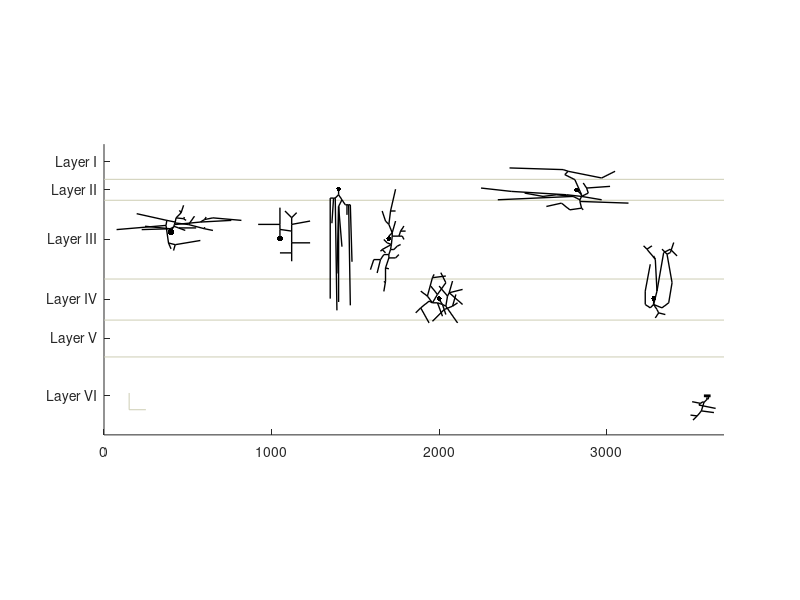

Reproduce this figure in MATLAB.

figure
daspect([1 1 1])
axis([0, 3700, 0, 1735])
hold all

set(gca, 'YTick', [233, 576, 808, 1166, 1463, 1631])
set(gca, 'YTickLabel', {'Layer VI', 'Layer V', 'Layer IV', 'Layer III', 'Layer II', 'Layer I'})

line([1 3700], [465, 465], [0 0], 'Color', [205/255, 205/255, 180/255])
line([1 3700], [685, 685], [0 0], 'Color', [205/255, 205/255, 180/255])
line([1 3700], [930, 930], [0 0], 'Color', [205/255, 205/255, 180/255])
line([1 3700], [1400, 1400], [0 0], 'Color', [205/255, 205/255, 180/255])
line([1 3700], [1525, 1525], [0 0], 'Color', [205/255, 205/255, 180/255])

line([150 250], [150, 150], [0 0], 'Color', [205/255, 205/255, 180/255])
line([150 150], [150, 250], [0 0], 'Color', [205/255, 205/255, 180/255])
x1=400;
y1=1200;
plot3(0+x1, 10+y1, 0, 'k.', 'MarkerSize',15)
line([0+x1 15+x1], [20+y1 40+y1], [0 0], 'LineWidth',1, 'Color', 'k')
line([15+x1 17+x1], [40+y1 45+y1], [0 0], 'LineWidth',1, 'Color', 'k')
line([17+x1 20+x1], [45+y1 55+y1], [0 0], 'LineWidth',1, 'Color', 'k')
line([20+x1 23+x1], [55+y1 65+y1], [0 0], 'LineWidth',1, 'Color', 'k')
line([23+x1 25+x1], [65+y1 70+y1], [0 0], 'LineWidth',1, 'Color', 'k')
line([25+x1 30+x1], [70+y1 95+y1], [0 0], 'LineWidth',1, 'Color', 'k')
line([30+x1 60+x1], [95+y1 125+y1], [0 0], 'LineWidth',1, 'Color', 'k')
line([60+x1 75+x1], [125+y1 170+y1], [0 0], 'LineWidth',1, 'Color', 'k')
line([60+x1 50+x1], [125+y1 140+y1], [0 0], 'LineWidth',1, 'Color', 'k')
line([30+x1 75+x1], [95+y1 90+y1], [0 0], 'LineWidth',1, 'Color', 'k')
line([75+x1 80+x1], [90+y1 100+y1], [0 0], 'LineWidth',1, 'Color', 'k')
line([75+x1 90+x1], [90+y1 80+y1], [0 0], 'LineWidth',1, 'Color', 'k')
line([23+x1 105+x1], [65+y1 55+y1], [0 0], 'LineWidth',1, 'Color', 'k')
line([105+x1 140+x1], [55+y1 105+y1], [0 0], 'LineWidth',1, 'Color', 'k')
line([105+x1 200+x1], [55+y1 30+y1], [0 0], 'LineWidth',1, 'Color', 'k')
line([200+x1 200+x1], [30+y1 40+y1], [0 0], 'LineWidth',1, 'Color', 'k')
line([200+x1 250+x1], [30+y1 20+y1], [0 0], 'LineWidth',1, 'Color', 'k')
line([20+x1 175+x1], [55+y1 70+y1], [0 0], 'LineWidth',1, 'Color', 'k')
line([175+x1 200+x1], [70+y1 85+y1], [0 0], 'LineWidth',1, 'Color', 'k')
line([200+x1 210+x1], [85+y1 100+y1], [0 0], 'LineWidth',1, 'Color', 'k')
line([200+x1 250+x1], [85+y1 95+y1], [0 0], 'LineWidth',1, 'Color', 'k')
line([250+x1 420+x1], [95+y1 80+y1], [0 0], 'LineWidth',1, 'Color', 'k')
line([175+x1 360+x1], [70+y1 80+y1], [0 0], 'LineWidth',1, 'Color', 'k')
line([17+x1 45+x1], [45+y1 35+y1], [0 0], 'LineWidth',1, 'Color', 'k')
line([45+x1 150+x1], [35+y1 35+y1], [0 0], 'LineWidth',1, 'Color', 'k')
line([45+x1 85+x1], [35+y1 20+y1], [0 0], 'LineWidth',1, 'Color', 'k')
line([15+x1 -5+x1], [40+y1 30+y1], [0 0], 'LineWidth',1, 'Color', 'k')
line([-5+x1 -175+x1], [30+y1 25+y1], [0 0], 'LineWidth',1, 'Color', 'k')
line([-5+x1 -155+x1], [30+y1 45+y1], [0 0], 'LineWidth',1, 'Color', 'k')
line([25+x1 -25+x1], [70+y1 80+y1], [0 0], 'LineWidth',1, 'Color', 'k')
line([-25+x1 -205+x1], [80+y1 120+y1], [0 0], 'LineWidth',1, 'Color', 'k')
line([-25+x1 -30+x1], [80+y1 50+y1], [0 0], 'LineWidth',1, 'Color', 'k')
line([-30+x1 -325+x1], [50+y1 25+y1], [0 0], 'LineWidth',1, 'Color', 'k')
line([-30+x1 -15+x1], [50+y1 -55+y1], [0 0], 'LineWidth',1, 'Color', 'k')
line([-15+x1 25+x1], [-55+y1 -65+y1], [0 0], 'LineWidth',1, 'Color', 'k')
line([25+x1 15+x1], [-65+y1 -100+y1], [0 0], 'LineWidth',1, 'Color', 'k')
line([-15+x1 0+x1], [-55+y1 -90+y1], [0 0], 'LineWidth',1, 'Color', 'k')
line([25+x1 175+x1], [-65+y1 -40+y1], [0 0], 'LineWidth', 1, 'Color', 'k')
drawnow

x2=1050;
y2=1166;
% figure
% hold on
plot(0+x2, 6+y2, 'k.', 'MarkerSize', 14)
line([0+x2 0+x2], [0+y2 60+y2], [0 0], 'LineWidth', 1, 'Color', 'k')
line([0+x2 0+x2], [60+y2 90+y2], [0 0], 'LineWidth', 1, 'Color', 'k')
line([0+x2 0+x2], [90+y2 190+y2], [0 0], 'LineWidth', 1, 'Color', 'k')
line([0+x2 -130+x2], [90+y2 90+y2], [0 0], 'LineWidth', 1, 'Color', 'k')
line([0+x2 70+x2], [60+y2 50+y2], [0 0], 'LineWidth', 1, 'Color', 'k')
line([70+x2 70+x2], [50+y2 90+y2], [0 0], 'LineWidth', 1, 'Color', 'k')
line([70+x2 70+x2], [90+y2 130+y2], [0 0], 'LineWidth', 1, 'Color', 'k')
line([70+x2 30+x2], [130+y2 170+y2], [0 0], 'LineWidth', 1, 'Color', 'k')
line([70+x2 100+x2], [130+y2 160+y2], [0 0], 'LineWidth', 1, 'Color', 'k')
line([70+x2 180+x2], [90+y2 110+y2], [0 0], 'LineWidth', 1, 'Color', 'k')
line([70+x2 70+x2], [50+y2 -20+y2], [0 0], 'LineWidth', 1, 'Color', 'k')
line([70+x2 70+x2], [-20+y2 -80+y2], [0 0], 'LineWidth', 1, 'Color', 'k')
line([70+x2 70+x2], [-80+y2 -130+y2], [0 0], 'LineWidth', 1, 'Color', 'k')
line([70+x2 180+x2], [-20+y2 -20+y2], [0 0], 'LineWidth', 1, 'Color', 'k')
line([70+x2 0+x2], [-80+y2 -80+y2], [0 0], 'LineWidth', 1, 'Color', 'k')
drawnow

x3=1400;
y3=1463;

plot3(0+x3, 6+y3, 0, 'k.', 'MarkerSize', 11)
line([0+x3 0+x3], [0+y3 -30+y3], [0 0], 'LineWidth', 1, 'Color', 'k')
line([0+x3 -20+x3], [-30+y3 -50+y3], [0 0], 'LineWidth', 1, 'Color', 'k')
line([0+x3 20+x3], [-30+y3 -60+y3], [0 0], 'LineWidth', 1, 'Color', 'k')
line([20+x3 0+x3], [-60+y3 -100+y3], [0 0], 'LineWidth', 1, 'Color', 'k')
line([20+x3 40+x3], [-60+y3 -90+y3], [0 0], 'LineWidth', 1, 'Color', 'k')
line([-20+x3 -30+x3], [-50+y3 -50+y3], [0 0], 'LineWidth', 1, 'Color', 'k')
line([-30+x3 -50+x3], [-50+y3 -50+y3], [0 0], 'LineWidth', 1, 'Color', 'k')
line([40+x3 50+x3], [-90+y3 -90+y3], [0 0], 'LineWidth', 1, 'Color', 'k')
line([50+x3 60+x3], [-90+y3 -90+y3], [0 0], 'LineWidth', 1, 'Color', 'k')
line([60+x3 70+x3], [-90+y3 -90+y3], [0 0], 'LineWidth', 1, 'Color', 'k')
line([-50+x3 -50+x3], [-50+y3 -650+y3], [0 0], 'LineWidth', 1, 'Color', 'k')
line([-30+x3 -40+x3], [-50+y3 -200+y3], [0 0], 'LineWidth', 1, 'Color', 'k')
line([-20+x3 -10+x3], [-50+y3 -720+y3], [0 0], 'LineWidth', 1, 'Color', 'k')
line([0+x3 -10+x3], [-100+y3 -500+y3], [0 0], 'LineWidth', 1, 'Color', 'k')
line([0+x3 0+x3], [-100+y3 -670+y3], [0 0], 'LineWidth', 1, 'Color', 'k')
line([0+x3 20+x3], [-100+y3 -340+y3], [0 0], 'LineWidth', 1, 'Color', 'k')
line([50+x3 50+x3], [-90+y3 -150+y3], [0 0], 'LineWidth', 1, 'Color', 'k')
line([60+x3 70+x3], [-90+y3 -690+y3], [0 0], 'LineWidth', 1, 'Color', 'k')
line([70+x3 80+x3], [-90+y3 -430+y3], [0 0], 'LineWidth', 1, 'Color', 'k')







x4=1700;
y4=1166;

plot(0+x4, 5+y4,  'k.', 'MarkerSize', 11)

line([0+x4 0+x4], [10+y4 20+y4], [0 0], 'LineWidth', 1, 'Color', 'k')%0
line([0+x4 20+x4], [20+y4 40+y4], [0 0], 'LineWidth', 1, 'Color', 'k')%1
line([20+x4 0+x4], [40+y4 90+y4], [0 0], 'LineWidth', 1, 'Color', 'k')%2
line([0+x4 10+x4], [90+y4 170+y4], [0 0], 'LineWidth', 1, 'Color', 'k')%3
line([10+x4 40+x4], [170+y4 300+y4], [0 0], 'LineWidth', 1, 'Color', 'k')%4
line([20+x4 20+x4], [40+y4 20+y4], [0 0], 'LineWidth', 1, 'Color', 'k')%5
line([20+x4 15+x4], [20+y4 -30+y4], [0 0], 'LineWidth', 1, 'Color', 'k')%6
line([15+x4 10+x4], [-30+y4 -60+y4], [0 0], 'LineWidth', 1, 'Color', 'k')%7
line([10+x4 0+x4], [-60+y4 -90+y4], [0 0], 'LineWidth', 1, 'Color', 'k')%8
line([0+x4 -20+x4], [-110+y4 -170+y4], [0 0], 'LineWidth', 1, 'Color', 'k')%9
line([-20+x4 -20+x4], [-170+y4 -250+y4], [0 0], 'LineWidth', 1, 'Color', 'k')%10
line([-20+x4 -30+x4], [-250+y4 -310+y4], [0 0], 'LineWidth', 1, 'Color', 'k')%11
line([-20+x4 -30+x4], [-250+y4 -255+y4], [0 0], 'LineWidth', 1, 'Color', 'k')%12
line([0+x4 -30+x4], [-90+y4 -90+y4], [0 0], 'LineWidth', 1, 'Color', 'k')%13
line([-30+x4 -50+x4], [-90+y4 -120+y4], [0 0], 'LineWidth', 1, 'Color', 'k')%14
line([-50+x4 -90+x4], [-120+y4 -120+y4], [0 0], 'LineWidth', 1, 'Color', 'k')%15
line([-90+x4 -110+x4], [-120+y4 -180+y4], [0 0], 'LineWidth', 1, 'Color', 'k')%16
line([-50+x4 -70+x4], [-120+y4 -200+y4], [0 0], 'LineWidth', 1, 'Color', 'k')%17
line([15+x4 -40+x4], [-30+y4 -60+y4], [0 0], 'LineWidth', 1, 'Color', 'k')%18
line([-40+x4 -50+x4], [-60+y4 -70+y4], [0 0], 'LineWidth', 1, 'Color', 'k')%19
line([-40+x4 -20+x4], [-60+y4 -80+y4], [0 0], 'LineWidth', 1, 'Color', 'k')%20
line([15+x4 -10+x4], [-30+y4 -20+y4], [0 0], 'LineWidth', 1, 'Color', 'k')%21
line([-10+x4 -30+x4], [-20+y4 0+y4], [0 0], 'LineWidth', 1, 'Color', 'k')%22
line([0+x4 -20+x4], [90+y4 110+y4], [0 0], 'LineWidth', 1, 'Color', 'k')%23
line([-20+x4 -40+x4], [110+y4 170+y4], [0 0], 'LineWidth', 1, 'Color', 'k')%24
line([10+x4 40+x4], [170+y4 170+y4], [0 0], 'LineWidth', 1, 'Color', 'k')%25
line([20+x4 40+x4], [40+y4 110+y4], [0 0], 'LineWidth', 1, 'Color', 'k')%26
line([20+x4 60+x4], [20+y4 20+y4], [0 0], 'LineWidth', 1, 'Color', 'k')%27
line([60+x4 70+x4], [20+y4 50+y4], [0 0], 'LineWidth', 1, 'Color', 'k')%28
line([70+x4 90+x4], [50+y4 80+y4], [0 0], 'LineWidth', 1, 'Color', 'k')%29
line([60+x4 80+x4], [20+y4 20+y4], [0 0], 'LineWidth', 1, 'Color', 'k')%30
line([80+x4 90+x4], [20+y4 0+y4], [0 0], 'LineWidth', 1, 'Color', 'k')%31
line([70+x4 100+x4], [50+y4 50+y4], [0 0], 'LineWidth', 1, 'Color', 'k')%32
line([10+x4 30+x4], [-60+y4 -60+y4], [0 0], 'LineWidth', 1, 'Color', 'k')%33
line([30+x4 50+x4], [-60+y4 -40+y4], [0 0], 'LineWidth', 1, 'Color', 'k')%34
line([50+x4 70+x4], [-40+y4 -30+y4], [0 0], 'LineWidth', 1, 'Color', 'k')%35
line([0+x4 40+x4], [-110+y4 -110+y4], [0 0], 'LineWidth', 1, 'Color', 'k')%36
line([40+x4 60+x4], [-110+y4 -90+y4], [0 0], 'LineWidth', 1, 'Color', 'k')%37
line([0+x4 0+x4], [-90+y4 -110+y4], [0 0], 'LineWidth', 1, 'Color', 'k')%38
line([-20+x4 0+x4], [-170+y4 -175+y4], [0 0], 'LineWidth', 1, 'Color', 'k')%39



x5=2000;
y5=808;

plot3(0+x5, 5+y5, 0, 'k.', 'MarkerSize', 11)

line([0+x5 20+x5], [0+y5 -30+y5], [0 0], 'LineWidth', 1, 'Color', 'k')
line([20+x5 30+x5], [-30+y5 -60+y5], [0 0], 'LineWidth', 1, 'Color', 'k')
line([30+x5 40+x5], [-60+y5 -90+y5], [0 0], 'LineWidth', 1, 'Color', 'k')
line([30+x5 -40+x5], [-60+y5 -130+y5], [0 0], 'LineWidth', 1, 'Color', 'k')
line([30+x5 80+x5], [-60+y5 -40+y5], [0 0], 'LineWidth', 1, 'Color', 'k')
line([80+x5 100+x5], [-40+y5 30+y5], [0 0], 'LineWidth', 1, 'Color', 'k')
line([80+x5 110+x5], [-40+y5 -20+y5], [0 0], 'LineWidth', 1, 'Color', 'k')
line([20+x5 40+x5], [-30+y5 -40+y5], [0 0], 'LineWidth', 1, 'Color', 'k')
line([40+x5 110+x5], [-40+y5 -140+y5], [0 0], 'LineWidth', 1, 'Color', 'k')
line([40+x5 50+x5], [-40+y5 20+y5], [0 0], 'LineWidth', 1, 'Color', 'k')
line([50+x5 0+x5], [20+y5 80+y5], [0 0], 'LineWidth', 1, 'Color', 'k')
line([50+x5 60+x5], [20+y5 40+y5], [0 0], 'LineWidth', 1, 'Color', 'k')
line([60+x5 140+x5], [40+y5 -30+y5], [0 0], 'LineWidth', 1, 'Color', 'k')
line([60+x5 140+x5], [40+y5 60+y5], [0 0], 'LineWidth', 1, 'Color', 'k')
line([60+x5 80+x5], [40+y5 110+y5], [0 0], 'LineWidth', 1, 'Color', 'k')
line([20+x5 -10+x5], [-30+y5 -20+y5], [0 0], 'LineWidth', 1, 'Color', 'k')
line([-10+x5 20+x5], [-20+y5 -100+y5], [0 0], 'LineWidth', 1, 'Color', 'k')
line([-10+x5 -40+x5], [-20+y5 -20+y5], [0 0], 'LineWidth', 1, 'Color', 'k')
line([-40+x5 -10+x5], [-20+y5 30+y5], [0 0], 'LineWidth', 1, 'Color', 'k')
line([-10+x5 -50+x5], [30+y5 80+y5], [0 0], 'LineWidth', 1, 'Color', 'k')
line([-10+x5 40+x5], [30+y5 100+y5], [0 0], 'LineWidth', 1, 'Color', 'k')
line([40+x5 10+x5], [100+y5 160+y5], [0 0], 'LineWidth', 1, 'Color', 'k')
line([-40+x5 -60+x5], [-20+y5 -10+y5], [0 0], 'LineWidth', 1, 'Color', 'k')
line([-60+x5 -110+x5], [-10+y5 -50+y5], [0 0], 'LineWidth', 1, 'Color', 'k')
line([-110+x5 -140+x5], [-50+y5 -80+y5], [0 0], 'LineWidth', 1, 'Color', 'k')
line([-110+x5 -60+x5], [-50+y5 -140+y5], [0 0], 'LineWidth', 1, 'Color', 'k')
line([-40+x5 -70+x5], [-20+y5 20+y5], [0 0], 'LineWidth', 1, 'Color', 'k')
line([-70+x5 -110+x5], [20+y5 50+y5], [0 0], 'LineWidth', 1, 'Color', 'k')
line([-70+x5 -40+x5], [20+y5 130+y5], [0 0], 'LineWidth', 1, 'Color', 'k')
line([-40+x5 -30+x5], [130+y5 150+y5], [0 0], 'LineWidth', 1, 'Color', 'k')
line([-40+x5 40+x5], [130+y5 140+y5], [0 0], 'LineWidth', 1, 'Color', 'k')





x6=2820;
y6=1463;

plot3(0+x6, 0+y6, 0, 'k.', 'MarkerSize', 11)

line([0+x6 30+x6], [0+y6 -30+y6], [0 0], 'LineWidth', 1, 'Color', 'k')%0
line([30+x6 30+x6], [-30+y6 -40+y6], [0 0], 'LineWidth', 1, 'Color', 'k')%1
line([30+x6 20+x6], [-40+y6 -60+y6], [0 0], 'LineWidth', 1, 'Color', 'k')%2
line([20+x6 20+x6], [-60+y6 -70+y6], [0 0], 'LineWidth', 1, 'Color', 'k')%3
line([20+x6 30+x6], [-70+y6 -110+y6], [0 0], 'LineWidth', 1, 'Color', 'k')%4
line([30+x6 40+x6], [-110+y6 -120+y6], [0 0], 'LineWidth', 1, 'Color', 'k')%5
line([30+x6 -10+x6], [-30+y6 60+y6], [0 0], 'LineWidth', 1, 'Color', 'k')%6
line([-10+x6 -70+x6], [60+y6 90+y6], [0 0], 'LineWidth', 1, 'Color', 'k')%7
line([-70+x6 -50+x6], [90+y6 110+y6], [0 0], 'LineWidth', 1, 'Color', 'k')%8
line([-50+x6 -80+x6], [110+y6 120+y6], [0 0], 'LineWidth', 1, 'Color', 'k')%9
line([-80+x6 -400+x6], [120+y6 130+y6], [0 0], 'LineWidth', 1, 'Color', 'k')%10
line([-50+x6 150+x6], [110+y6 70+y6], [0 0], 'LineWidth', 1, 'Color', 'k')%11
line([150+x6 230+x6], [70+y6 110+y6], [0 0], 'LineWidth', 1, 'Color', 'k')%12
line([30+x6 70+x6], [-40+y6 -20+y6], [0 0], 'LineWidth', 1, 'Color', 'k')%13
line([70+x6 60+x6], [-20+y6 10+y6], [0 0], 'LineWidth', 1, 'Color', 'k')%14
line([60+x6 40+x6], [10+y6 40+y6], [0 0], 'LineWidth', 1, 'Color', 'k')%15
line([60+x6 200+x6], [10+y6 20+y6], [0 0], 'LineWidth', 1, 'Color', 'k')%16
line([30+x6 150+x6], [-40+y6 -60+y6], [0 0], 'LineWidth', 1, 'Color', 'k')%17
line([20+x6 310+x6], [-70+y6 -80+y6], [0 0], 'LineWidth', 1, 'Color', 'k')%18
line([30+x6 -40+x6], [-110+y6 -120+y6], [0 0], 'LineWidth', 1, 'Color', 'k')%19
line([-40+x6 -90+x6], [-120+y6 -80+y6], [0 0], 'LineWidth', 1, 'Color', 'k')%20
line([-90+x6 -180+x6], [-80+y6 -100+y6], [0 0], 'LineWidth', 1, 'Color', 'k')%21
line([20+x6 -20+x6], [-60+y6 -40+y6], [0 0], 'LineWidth', 1, 'Color', 'k')%22
line([-20+x6 -470+x6], [-40+y6 -60+y6], [0 0], 'LineWidth', 1, 'Color', 'k')%23
line([-20+x6 -120+x6], [-40+y6 -30+y6], [0 0], 'LineWidth', 1, 'Color', 'k')%24
line([-120+x6 -200+x6], [-30+y6 -40+y6], [0 0], 'LineWidth', 1, 'Color', 'k')%25
line([-390+x6 -570+x6], [-10+y6 10+y6], [0 0], 'LineWidth', 1, 'Color', 'k')%26
line([30+x6 -60+x6], [-40+y6 -30+y6], [0 0], 'LineWidth', 1, 'Color', 'k')%27
line([-60+x6 -390+x6], [-30+y6 -10+y6], [0 0], 'LineWidth', 1, 'Color', 'k')%28
line([-200+x6 -310+x6], [-40+y6 -20+y6], [0 0], 'LineWidth', 1, 'Color', 'k')%29


x7=3280;
y7=808;

plot3(0+x7, 6+y7, 0, 'k.', 'MarkerSize', 11)
line([0+x7 0+x7], [0+y7 -30+y7], [0 0], 'LineWidth', 1, 'Color', 'k')
line([0+x7 20+x7], [-30+y7 -60+y7], [0 0], 'LineWidth', 1, 'Color', 'k')
line([20+x7 30+x7], [-60+y7 -80+y7], [0 0], 'LineWidth', 1, 'Color', 'k')
line([30+x7 70+x7], [-80+y7 -90+y7], [0 0], 'LineWidth', 1, 'Color', 'k')
line([30+x7 10+x7], [-80+y7 -110+y7], [0 0], 'LineWidth', 1, 'Color', 'k')
line([0+x7 -20+x7], [-30+y7 -50+y7], [0 0], 'LineWidth', 1, 'Color', 'k')
line([-20+x7 -50+x7], [-50+y7 -30+y7], [0 0], 'LineWidth', 1, 'Color', 'k')
line([-50+x7 -50+x7], [-30+y7 50+y7], [0 0], 'LineWidth', 1, 'Color', 'k')
line([-50+x7 -20+x7], [50+y7 210+y7], [0 0], 'LineWidth', 1, 'Color', 'k')
line([0+x7 20+x7], [-30+y7 50+y7], [0 0], 'LineWidth', 1, 'Color', 'k')
line([20+x7 10+x7], [50+y7 240+y7], [0 0], 'LineWidth', 1, 'Color', 'k')
line([10+x7 -40+x7], [240+y7 300+y7], [0 0], 'LineWidth', 1, 'Color', 'k')
line([-40+x7 -60+x7], [300+y7 320+y7], [0 0], 'LineWidth', 1, 'Color', 'k')
line([-40+x7 -10+x7], [300+y7 320+y7], [0 0], 'LineWidth', 1, 'Color', 'k')
line([10+x7 0+x7], [240+y7 260+y7], [0 0], 'LineWidth', 1, 'Color', 'k')
line([20+x7 60+x7], [50+y7 280+y7], [0 0], 'LineWidth', 1, 'Color', 'k')
line([60+x7 100+x7], [280+y7 300+y7], [0 0], 'LineWidth', 1, 'Color', 'k')
line([100+x7 140+x7], [300+y7 260+y7], [0 0], 'LineWidth', 1, 'Color', 'k')
line([0+x7 50+x7], [-30+y7 -50+y7], [0 0], 'LineWidth', 1, 'Color', 'k')
line([50+x7 90+x7], [-50+y7 -20+y7], [0 0], 'LineWidth', 1, 'Color', 'k')
line([90+x7 110+x7], [-20+y7 100+y7], [0 0], 'LineWidth', 1, 'Color', 'k')
line([110+x7 80+x7], [100+y7 270+y7], [0 0], 'LineWidth', 1, 'Color', 'k')
line([80+x7 50+x7], [270+y7 300+y7], [0 0], 'LineWidth', 1, 'Color', 'k')
line([80+x7 100+x7], [270+y7 280+y7], [0 0], 'LineWidth', 1, 'Color', 'k')
line([100+x7 120+x7], [280+y7 340+y7], [0 0], 'LineWidth', 1, 'Color', 'k')




x8=3600;
y8=233;

line([-20+x8 20+x8], [0+y8 0+y8], [0 0], 'LineWidth', 2, 'Color', 'k')

line([0+x8 10+x8], [0+y8 -15+y8], [0 0], 'LineWidth', 1, 'Color', 'k')
line([10+x8 0+x8], [-15+y8 -20+y8], [0 0], 'LineWidth', 1, 'Color', 'k')
line([0+x8 -5+x8], [-20+y8 -10+y8], [0 0], 'LineWidth', 1, 'Color', 'k')
line([0+x8 -20+x8], [-20+y8 -40+y8], [0 0], 'LineWidth', 1, 'Color', 'k')
line([-20+x8 -25+x8], [-40+y8 -35+y8], [0 0], 'LineWidth', 1, 'Color', 'k')
line([-25+x8 -40+x8], [-35+y8 -45+y8], [0 0], 'LineWidth', 1, 'Color', 'k')
line([-40+x8 -90+x8], [-45+y8 -35+y8], [0 0], 'LineWidth', 1, 'Color', 'k')
line([-40+x8 -50+x8], [-45+y8 -55+y8], [0 0], 'LineWidth', 1, 'Color', 'k')
line([-50+x8 50+x8], [-55+y8 -75+y8], [0 0], 'LineWidth', 1, 'Color', 'k')
line([-20+x8 -35+x8], [-40+y8 -90+y8], [0 0], 'LineWidth', 1, 'Color', 'k')
line([-35+x8 40+x8], [-90+y8 -100+y8], [0 0], 'LineWidth', 1, 'Color', 'k')
line([-35+x8 -60+x8], [-90+y8 -120+y8], [0 0], 'LineWidth', 1, 'Color', 'k')
line([-60+x8 -100+x8], [-120+y8 -115+y8], [0 0], 'LineWidth', 1, 'Color', 'k')
line([-60+x8 -85+x8], [-120+y8 -145+y8], [0 0], 'LineWidth', 1, 'Color', 'k')



